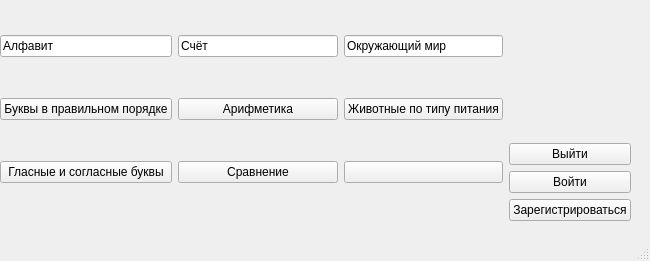
<?xml version="1.0" encoding="UTF-8"?>
<ui version="4.0">
 <class>MainWindow</class>
 <widget class="QMainWindow" name="MainWindow">
  <property name="geometry">
   <rect>
    <x>0</x>
    <y>0</y>
    <width>650</width>
    <height>261</height>
   </rect>
  </property>
  <property name="windowTitle">
   <string>Good Games</string>
  </property>
  <widget class="QWidget" name="centralwidget">
   <widget class="QWidget" name="horizontalLayoutWidget">
    <property name="geometry">
     <rect>
      <x>0</x>
      <y>0</y>
      <width>631</width>
      <height>221</height>
     </rect>
    </property>
    <layout class="QHBoxLayout" name="horizontalLayout">
     <item>
      <layout class="QVBoxLayout" name="verticalLayout">
       <item>
        <widget class="QLineEdit" name="lbl_alf">
         <property name="text">
          <string>Алфавит</string>
         </property>
        </widget>
       </item>
       <item>
        <widget class="QPushButton" name="btn_cor_ord">
         <property name="text">
          <string>Буквы в правильном порядке</string>
         </property>
        </widget>
       </item>
       <item>
        <widget class="QPushButton" name="btn_vow_con">
         <property name="text">
          <string>Гласные и согласные буквы</string>
         </property>
        </widget>
       </item>
      </layout>
     </item>
     <item>
      <layout class="QVBoxLayout" name="verticalLayout_2">
       <item>
        <widget class="QLineEdit" name="lbl_sch">
         <property name="text">
          <string>Счёт</string>
         </property>
        </widget>
       </item>
       <item>
        <widget class="QPushButton" name="btn_ASMD">
         <property name="text">
          <string>Арифметика</string>
         </property>
        </widget>
       </item>
       <item>
        <widget class="QPushButton" name="btn_compare">
         <property name="text">
          <string>Сравнение</string>
         </property>
        </widget>
       </item>
      </layout>
     </item>
     <item>
      <layout class="QVBoxLayout" name="verticalLayout_3">
       <item>
        <widget class="QLineEdit" name="lbl_mir">
         <property name="text">
          <string>Окружающий мир</string>
         </property>
        </widget>
       </item>
       <item>
        <widget class="QPushButton" name="btn_nutr">
         <property name="text">
          <string>Животные по типу питания</string>
         </property>
        </widget>
       </item>
       <item>
        <widget class="QPushButton" name="pushButton">
         <property name="text">
          <string/>
         </property>
        </widget>
       </item>
      </layout>
     </item>
     <item>
      <layout class="QVBoxLayout" name="verticalLayout_4">
       <item>
        <widget class="QLabel" name="lbl_login">
         <property name="text">
          <string/>
         </property>
        </widget>
       </item>
       <item>
        <widget class="QLabel" name="lbl_balls">
         <property name="text">
          <string/>
         </property>
        </widget>
       </item>
       <item>
        <widget class="QPushButton" name="pb_logout">
         <property name="text">
          <string>Выйти</string>
         </property>
        </widget>
       </item>
       <item>
        <widget class="QPushButton" name="pb_login">
         <property name="text">
          <string>Войти</string>
         </property>
        </widget>
       </item>
       <item>
        <widget class="QPushButton" name="pb_register">
         <property name="text">
          <string>Зарегистрироваться</string>
         </property>
        </widget>
       </item>
      </layout>
     </item>
    </layout>
   </widget>
  </widget>
  <widget class="QMenuBar" name="menubar">
   <property name="geometry">
    <rect>
     <x>0</x>
     <y>0</y>
     <width>650</width>
     <height>21</height>
    </rect>
   </property>
  </widget>
  <widget class="QStatusBar" name="statusbar"/>
 </widget>
 <resources/>
 <connections/>
</ui>
